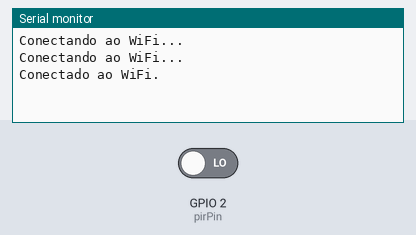
Bench run of a sketch on a simulated ESP32. Shown: the last lines printed to the serial monitor. The inputs (shaded band) are chosen by the test bench; at power-on: GPIO 2 (pirPin) LOW. WiFi joins after 1.5 s; servers stay silent unless stated.

Above: at 3.2 s.
3.3 s: GPIO 2 (pirPin) driven HIGH
At 4.5 s:
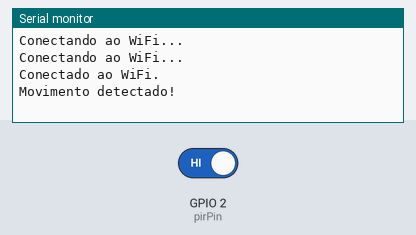
5.0 s: GPIO 2 (pirPin) driven LOW
At 5.7 s:
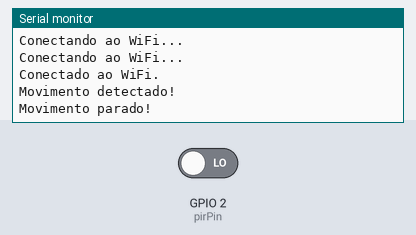

The sketch:

sketch_aug13a.ino
```cpp
#include <SPI.h>
#include <WiFi.h>

const int pirPin = 2;
int pirState = LOW;

void setup() {
  Serial.begin(9600);
  pinMode(pirPin, INPUT);

  WiFi.begin("móveismorante2ghz", "morante@12345");
  while (WiFi.status() != WL_CONNECTED) {
    delay(1000);
    Serial.println("Conectando ao WiFi...");
  }
  Serial.println("Conectado ao WiFi.");
}

void loop() {
  int val = digitalRead(pirPin);
  if (val == HIGH) {
    if (pirState == LOW) {
      Serial.println("Movimento detectado!");
      pirState = HIGH;
    }
  } else {
    if (pirState == HIGH) {
      Serial.println("Movimento parado!");
      pirState = LOW;
    }
  }
  delay(500);
}
```

Measured:
- after the input at 3.3 s, the serial monitor: prints a new line after 0.20 s (image 1)
- after the input at 5.0 s, the serial monitor: prints a new line at once (image 2)
